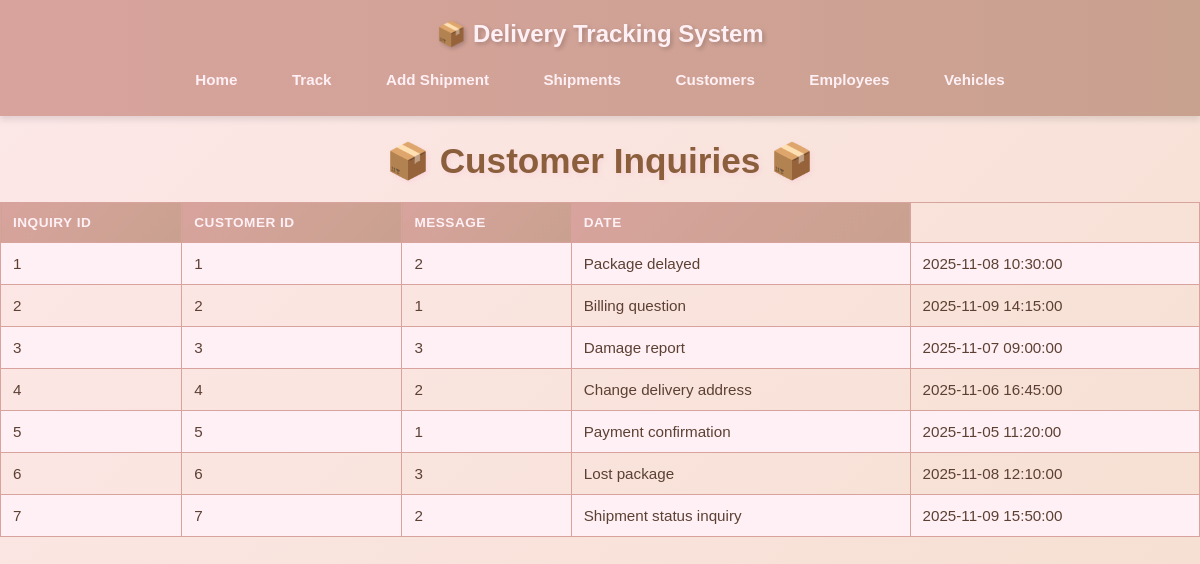
The page /inquiries on the database its author committed.
### tables this page shows
CREATE TABLE Inquiry (
inquiry_id INTEGER PRIMARY KEY AUTOINCREMENT,
customer_id INTEGER,
employee_id INTEGER,
subject TEXT,
created_at TEXT DEFAULT CURRENT_TIMESTAMP,
FOREIGN KEY(customer_id) REFERENCES Customer(customer_id),
FOREIGN KEY(employee_id) REFERENCES Employee(employee_id)
);

### shipping_project-main/app.py (the view)
@app.route("/inquiries")
def inquiries():
    conn = get_connection()
    cursor = conn.cursor()
    cursor.execute("SELECT * FROM Inquiry")
    rows = cursor.fetchall()
    cursor.close()
    conn.close()
    return render_template("inquiries.html", rows=rows)

### shipping_project-main/db.py (called while the page is built)
def get_connection():
    conn = sqlite3.connect(DB_NAME)
    conn.row_factory = sqlite3.Row # Allows dict-like access to rows
    return conn

### shipping_project-main/templates/inquiries.html (shortened to what this page needs)
<!DOCTYPE html>
<html>
<head>
    <link rel="stylesheet" href="{{ url_for('static', filename='style.css') }}">
</head>
<body>
    <header>
        <h2>📦 Delivery Tracking System</h2>
        <nav>
            <a href="/">Home</a>
            <a href="/tracking">Track</a>
            <a href="/add_shipment">Add Shipment</a>
            <a href="/shipments">Shipments</a>
            <a href="/customers">Customers</a>
            <a href="/employees">Employees</a>
            <a href="/vehicles">Vehicles</a>
        </nav>
    </header>
    <h1>Customer Inquiries</h1>
    <table border="1">
        <tr>
            <th>Inquiry ID</th>
            <th>Customer ID</th>
            <th>Message</th>
            <th>Date</th>
        </tr>
        {% for row in rows %}
        <tr>
            {% for col in row %}
            <td>{{ col }}</td>
            {% endfor %}
        </tr>
        {% endfor %}
    </table>
</body>
</html>

### shipping_project-main/static/style.css (style rules this page uses)
body { font-family: 'Arial', sans-serif; background: linear-gradient(135deg, #FDE8E9 0%, #F5DFD0 100%); color: #5C4033; margin: 0; padding: 0; min-height: 100vh; }
h1, h2, h3 { text-align: center; color: #8B5E3C; text-shadow: 2px 2px 4px rgba(248, 187, 208, 0.3); }
h1 { font-size: 2.2em; margin-bottom: 10px; }
h1:before { content: "📦 "; }
h1:after { content: " 📦"; }
header { background: linear-gradient(90deg, #D8A39D 0%, #C9A18F 100%); padding: 20px 0; box-shadow: 0 4px 6px rgba(0,0,0,0.1); position: sticky; top: 0; z-index: 1000; }
header h2 { color: #FFF0F5; margin: 0 0 15px 0; text-shadow: 2px 2px 4px rgba(0, 0, 0, 0.2); }
nav { text-align: center; }
nav a { color: #FFF0F5; text-decoration: none; margin: 0 10px; font-weight: bold; font-size: 0.95em; transition: all 0.3s; padding: 8px 15px; border-radius: 20px; display: inline-block; }
table { width: 100%; border-collapse: collapse; margin-top: 20px; }
table, th, td { border: 1px solid #D8A39D; }
th, td { padding: 12px; text-align: left; font-size: 0.95em; }
th { background: linear-gradient(135deg, #D8A39D 0%, #C9A18F 100%); color: #FFF0F5; font-weight: bold; text-transform: uppercase; font-size: 0.85em; letter-spacing: 0.5px; }
tr:nth-child(even) { background-color: #FFF0F5; }

### rows shown on the page
Inquiry: row "1" "1" "2", subject "Package delayed", created_at "2025-11-08 10:30:00"
Inquiry: row "2" "2" "1", subject "Billing question", created_at "2025-11-09 14:15:00"
Inquiry: row "3" "3" "3", subject "Damage report", created_at "2025-11-07 09:00:00"
Inquiry: row "4" "4" "2", subject "Change delivery address", created_at "2025-11-06 16:45:00"
Inquiry: row "5" "5" "1", subject "Payment confirmation", created_at "2025-11-05 11:20:00"
Inquiry: row "6" "6" "3", subject "Lost package", created_at "2025-11-08 12:10:00"
Inquiry: row "7" "7" "2", subject "Shipment status inquiry", created_at "2025-11-09 15:50:00"
